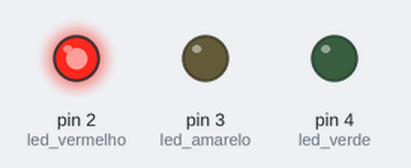
Simulated run of this sketch. Board: Arduino Uno, built with avr-gcc and run on an emulated ATmega328P. On the bench: output pins drawn as LEDs (lit = HIGH).

Above: at 1.5 s.
At 4.5 s:
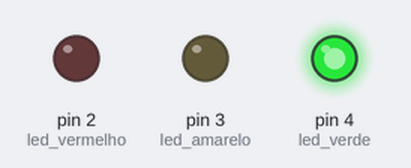
At 6.5 s:
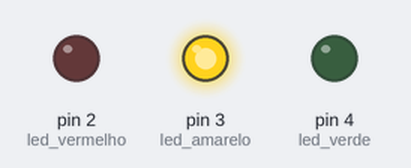
Timing chart, 0 to 9.1 s (numbered marks = the images above):
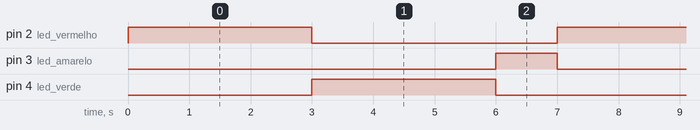

The sketch:

semaforo_simples1.ino
```cpp
// C++ code
//

int led_vermelho = 2;
int led_amarelo = 3;
int led_verde = 4;

void setup()
{
  pinMode(led_vermelho, OUTPUT);
  pinMode(led_amarelo, OUTPUT);
  pinMode(led_verde, OUTPUT);
}

void loop()
{
  digitalWrite(led_vermelho, HIGH);
  delay(3000); // Wait for 1000 millisecond(s)
  digitalWrite(led_vermelho, LOW);
  digitalWrite(led_verde, HIGH);
  delay(3000); // Wait for 1000 millisecond(s)
  digitalWrite (led_verde, LOW);
  digitalWrite (led_amarelo,HIGH);
  delay(1000);
  digitalWrite (led_amarelo,LOW);
}
```

Measured:
- by itself, pin 2 (led_vermelho), pin 4 (led_verde): alternates HIGH for 3.0 s and LOW for 4.0 s
- by itself, pin 3 (led_amarelo): alternates HIGH for 1.0 s and LOW for 6.0 s
- by itself, everything shown: repeats every 7.0 s, in 4 steps
